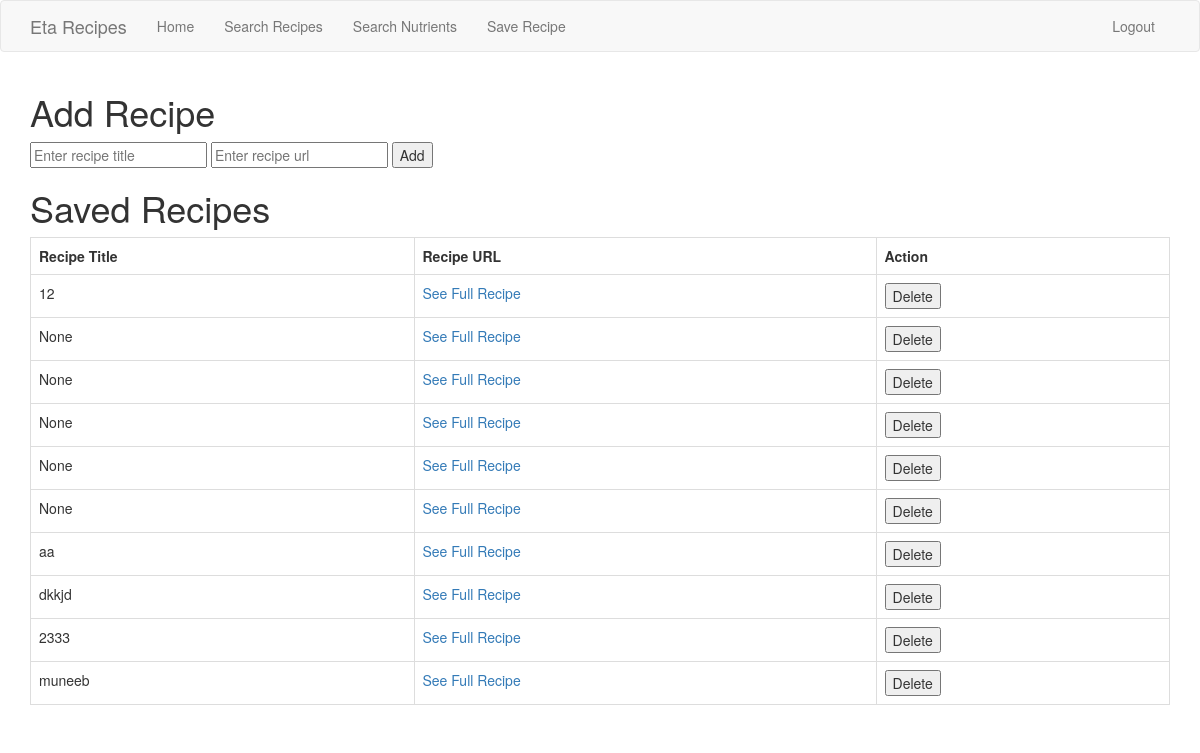
Before: /save_recipe (signed in) with the older database file.
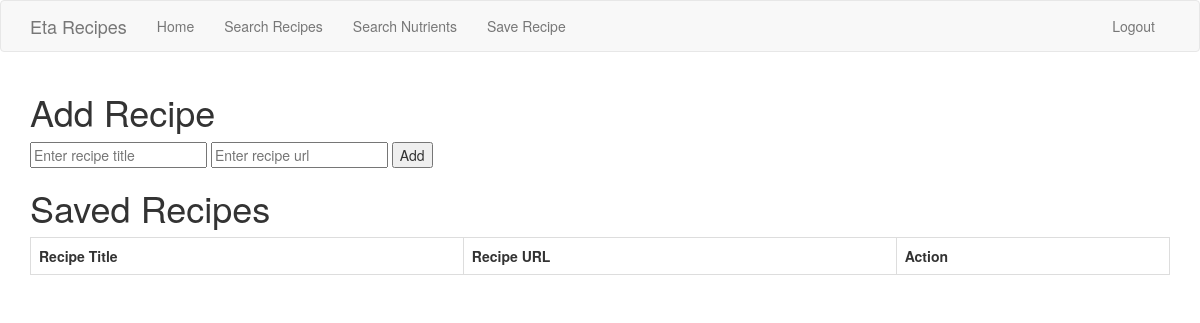
After: the same page with the newer database file.
### app/models.py (models this page shows, shortened)
class Recipe_db(db.Model):
    id = db.Column(db.Integer, primary_key=True)
    timestamp = db.Column(db.DateTime, index=True, default=datetime.utcnow)
    recipe_url = db.Column(db.VARCHAR)
    recipe_title= db.Column(db.VARCHAR)
    user_id = db.Column(db.Integer, db.ForeignKey('user.id'))

### app/routes.py (the view, shortened to what this page needs)
@app.route("/save_recipe", methods=["GET", "POST"])
@login_required
def save_recipe():
    saved_recipe= None
    saved_recipe = Recipe_db.query.all()
    return render_template("save_recipe.html", saved_recipe = saved_recipe)

### app/models.py (called while the page is built)
    @login.user_loader
    def load_user(id):
        return User.query.get(int(id))

### app/templates/save_recipe.html (shortened to what this page needs)
{% extends "base.html" %}
{% block app_content %}
    <h1>Add Recipe</h1>
    <form action="" method="POST" >
        <input type="text" name="recipe_title" placeholder ="Enter recipe title">
        <input type="text" name="recipe_url" placeholder ="Enter recipe url">
        <input type="submit" value="Add">
    </form>
    <h1>Saved Recipes</h1>
      <table class="table table-bordered">
        <tr>
            <th scope="col">Recipe Title</th>
            <th scope="col">Recipe URL</th>
            <th scope="col">Action</th>
        </tr>
        {% for recipe in saved_recipe %}
            <tr>
              <td>
                {{recipe.recipe_title}}
              </td>
                <td>
                  <a href="{{recipe.recipe_url}}">See Full Recipe</a>
                </td>
                <td>
                  <form method="POST" action="/delete" style="display: inline">
                    <input type="submit" value="Delete">
                  </form>
                </td>
            </tr>
        {% endfor %}
    </table>
{% endblock %}

### app/templates/base.html (shortened to what this page needs)
 {% extends 'bootstrap/base.html' %}
 {% block navbar %}
     <nav class="navbar navbar-default">
         <div class="container">
             <div class="navbar-header">
                 <a class="navbar-brand" href="{{ url_for('home') }}">Eta Recipes</a>
             </div>
             <div class="collapse navbar-collapse" id="bs-example-navbar-collapse-1">
                 <ul class="nav navbar-nav">
                     <li><a href="{{ url_for('home') }}">Home</a></li>
                     <li><a href="{{ url_for('recipe_search') }}">Search Recipes</a></li>
                     <li><a href="{{ url_for('nutrients_search') }}">Search Nutrients</a></li>
                     <li><a href="{{ url_for('save_recipe') }}">Save Recipe</a></li>
                 </ul>
                 <ul class="nav navbar-nav navbar-right">
                     {% if current_user.is_anonymous %}
                     <li><a href="{{ url_for('login') }}"><span class="glyphicon glyphicon-log-in"></span>Login</a></li>
                     <li><a href="{{ url_for('register') }}">Register</a></li>
                     {% else %}
                     <li><a href="{{ url_for('logout') }}">Logout</a></li>
                     {% endif %}
                 </ul>
             </div>
         </div>
     </nav>
 {% endblock %}
 {% block content %}
 <div class="container">
     {% block app_content %}{% endblock %}
 </div>
{% endblock %}

Changed rows visible on the page:
removed Recipe_db: recipe_title "12"
removed Recipe_db: recipe_title "None"
removed Recipe_db: recipe_title "None"
removed Recipe_db: recipe_title "None"
removed Recipe_db: recipe_title "None"
removed Recipe_db: recipe_title "None"
removed Recipe_db: recipe_title "aa"
removed Recipe_db: recipe_title "dkkjd"
removed Recipe_db: recipe_title "2333"
removed Recipe_db: recipe_title "muneeb"
